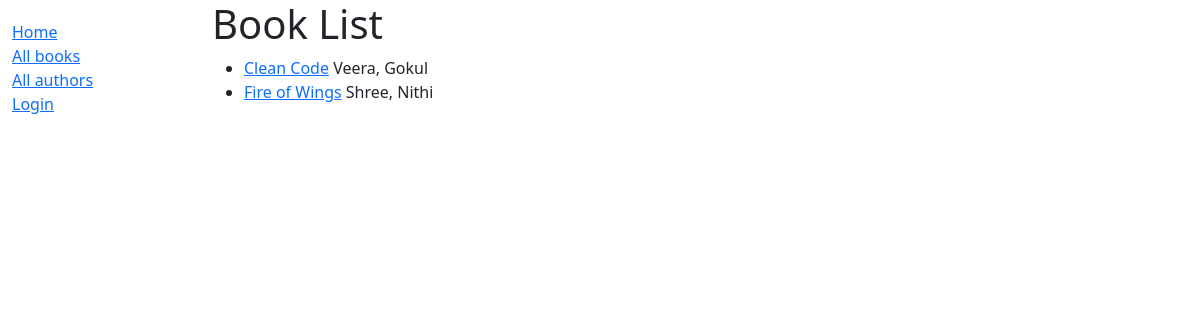
The page /catlog/books/ on the database as committed earlier.
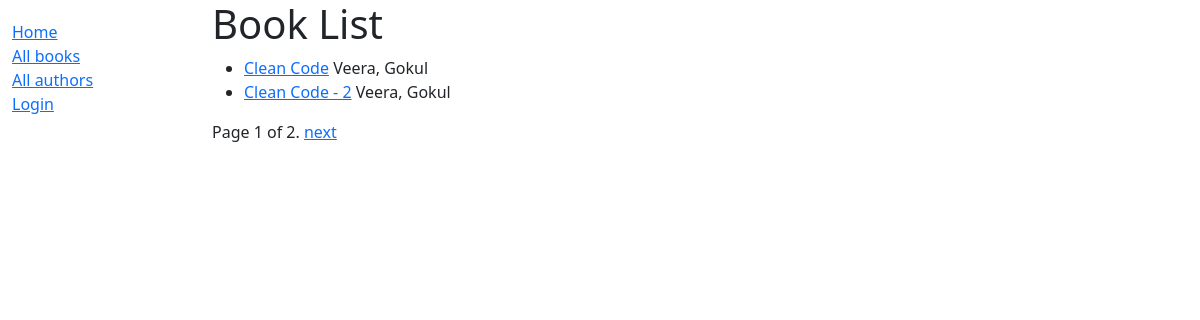
The same page on the database as committed later.
### catlog/models.py (models this page shows, shortened)
class Book(models.Model):
    title = models.CharField(max_length=200)
    author = models.ForeignKey('Author', on_delete=models.RESTRICT, null=True)
    summary = models.TextField(
        max_length=1000, help_text="Enter a brief description of the book")
    isbn = models.CharField('ISBN', max_length=13,
                            unique=True,
                            help_text='13 Character <a href="https://www.isbn-international.org/content/what-isbn'
                                      '">ISBN number</a>')
    genre = models.ManyToManyField(
        Genre, help_text="Select a genre for this book")
    language = models.ForeignKey('Language', on_delete=models.PROTECT, help_text="Select a language for this book")
    def get_absolute_url(self):
        return reverse('book-detail', args=[str(self.id)])
    def display_genre(self):
        """Create a string for the Genre. This is required to display genre in Admin."""
        return ', '.join(genre.name for genre in self.genre.all()[:3])
    display_genre.short_description = 'Genre'

class Author(models.Model):
    first_name = models.CharField(max_length=100)
    last_name = models.CharField(max_length=100)
    date_of_birth = models.DateField(null=True, blank=True)
    date_of_death = models.DateField('Died', null=True, blank=True)
    class Meta:
        ordering = ['first_name', 'last_name']
    def __str__(self):
        return f'{self.first_name}, {self.last_name}'

### catlog/views.py (the view)
# urls.py: path('books/', views.BookListView.as_view(), name = 'books'),
class BookListView(generic.ListView):
    model = Book
    context_object_name = 'book_list'
    template_name = 'catlog/book_list.html'
    paginate_by = 2
    def get_queryset(self):
        return Book.objects.all().order_by('title')[:5]
    def get_context_data(self, **kwargs):
        context = super(BookListView, self).get_context_data(**kwargs)
        context['some_data'] = 'This is just some data'
        return context

### catlog/templates/catlog/book_list.html
{% extends "base_generic.html" %}
{% block content %}
  <h1>Book List</h1>
  {% if book_list %}
    <ul>
      {% for book in book_list %}
      <li>
        <a href="{{ book.get_absolute_url }}">{{ book.title }}</a>
        {{ book.author }}
      </li>
      {% endfor %}
    </ul>
  {% else %}
    <p>There are no books in the library.</p>
  {% endif %}
{% endblock %}

Rows that differ between the two databases and show on the page:
no longer on this page (row edited): Book: title "Fire of Wings", author "Shree, Nithi"
added Book: title "Clean Code - 2", author "Veera, Gokul"
Other text that changed with them:
{{ page_obj.number }}: (not shown) → "1"
{{ page_obj.paginator.num_pages }}: (not shown) → "2"
text now shown: "Page of . next"
